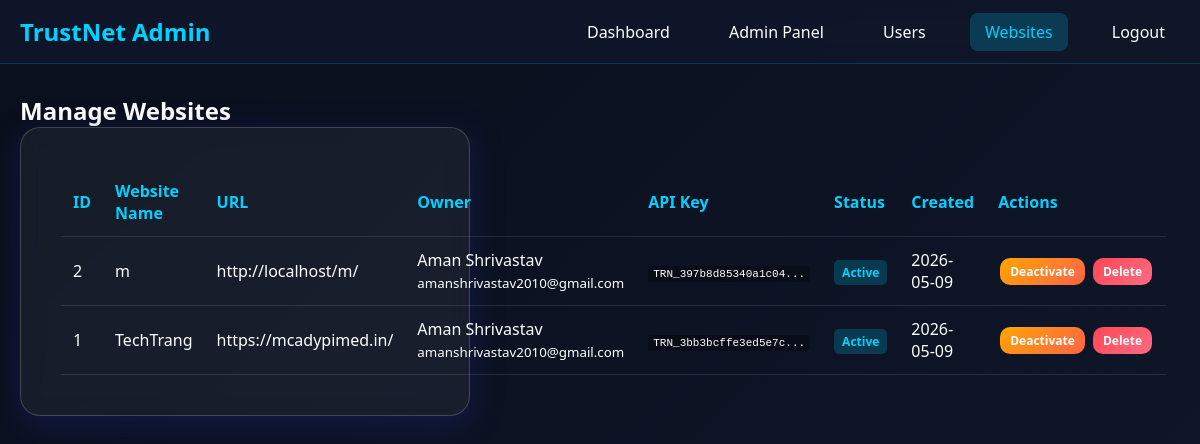
The page /admin/manage-websites.php (signed in) on the database its author committed.
### tables this page shows
CREATE TABLE `websites` (
  `id` int(11) NOT NULL,
  `user_id` int(11) NOT NULL,
  `website_name` varchar(255) NOT NULL,
  `website_url` varchar(255) NOT NULL,
  `api_key` varchar(100) NOT NULL,
  `secret_key` varchar(100) NOT NULL,
  `status` enum('active','inactive') DEFAULT 'active',
  `created_at` timestamp NOT NULL DEFAULT current_timestamp(),
  `total_visits` int(11) DEFAULT 0,
  `total_pageviews` int(11) DEFAULT 0,
  `last_activity` datetime DEFAULT NULL
);

CREATE TABLE `users` (
  `id` int(11) NOT NULL,
  `name` varchar(100) NOT NULL,
  `email` varchar(255) NOT NULL,
  `password` varchar(255) NOT NULL,
  `role` enum('admin','user') DEFAULT 'user',
  `email_verified` tinyint(1) DEFAULT 0,
  `otp_code` varchar(6) DEFAULT NULL,
  `otp_expires` datetime DEFAULT NULL,
  `created_at` timestamp NOT NULL DEFAULT current_timestamp()
);

### admin/manage-websites.php (the view, shortened to what this page needs)
<?php
require_once '../includes/functions.php';
$stmt = $pdo->query("SELECT w.*, u.name as owner_name, u.email as owner_email
                     FROM websites w
                     LEFT JOIN users u ON w.user_id = u.id
                     ORDER BY w.created_at DESC");
$websites = $stmt->fetchAll();
?>
<!DOCTYPE html>
<html lang="en">
<head>
    <link rel="stylesheet" href="../assets/css/style.css">
</head>
<body>
    <nav class="navbar">
        <div class="nav-container">
            <div class="nav-brand">TrustNet Admin</div>
            <div class="nav-menu">
                <a href="../dashboard.php">Dashboard</a>
                <a href="../admin-panel.php">Admin Panel</a>
                <a href="manage-users.php">Users</a>
                <a href="manage-websites.php" class="active">Websites</a>
                <a href="../logout.php">Logout</a>
            </div>
        </div>
    </nav>
    <div class="main-container">
        <h2>Manage Websites</h2>
        <div class="glass-card">
            <table class="admin-table">
                <thead>
                    <tr>
                        <th>ID</th>
                        <th>Website Name</th>
                        <th>URL</th>
                        <th>Owner</th>
                        <th>API Key</th>
                        <th>Status</th>
                        <th>Created</th>
                        <th>Actions</th>
                    </tr>
                </thead>
                <tbody>
                    <?php foreach ($websites as $website): ?>
                        <tr>
                            <td><?php echo $website['id']; ?></td>
                            <td><?php echo htmlspecialchars($website['website_name']); ?></td>
                            <td><?php echo htmlspecialchars($website['website_url']); ?></td>
                            <td>
                                <?php echo htmlspecialchars($website['owner_name']); ?><br>
                                <small><?php echo htmlspecialchars($website['owner_email']); ?></small>
                            </td>
                            <td><code><?php echo substr($website['api_key'], 0, 20); ?>...</code></td>
                            <td>
                                <span class="badge badge-<?php echo $website['status']; ?>">
                                    <?php echo ucfirst($website['status']); ?>
                                </span>
                            </td>
                            <td><?php echo date('Y-m-d', strtotime($website['created_at'])); ?></td>
                            <td class="action-buttons">
                                <?php if ($website['status'] == 'active'): ?>
                                    <a href="?action=deactivate&id=<?php echo $website['id']; ?>"
                                       class="btn btn-warning btn-sm">Deactivate</a>
                                <?php else: ?>
                                    <a href="?action=activate&id=<?php echo $website['id']; ?>"
                                       class="btn btn-primary btn-sm">Activate</a>
                                <?php endif; ?>
                                <a href="?action=delete&id=<?php echo $website['id']; ?>"
                                   class="btn btn-danger btn-sm"
                                   onclick="return confirm('Delete this website? All associated data will be lost.')">Delete</a>
                            </td>
                        </tr>
                    <?php endforeach; ?>
                </tbody>
            </table>
        </div>
    </div>
</body>
</html>

### assets/css/style.css (style rules this page uses)
:root { --primary: #00D1FF; --secondary: #7B61FF; --danger: #ff4757; --warning: #ffa502; --success: #2ed573; --dark-bg: #0A0F1C; --darker-bg: #0F172A; }
* { margin: 0; padding: 0; box-sizing: border-box; }
body { font-family: 'Segoe UI', Tahoma, Geneva, Verdana, sans-serif; background: linear-gradient(135deg, #0A0F1C 0%, #0F172A 100%); color: #ffffff; min-height: 100vh; }
.glass-card { background: rgba(255, 255, 255, 0.05); backdrop-filter: blur(10px); border-radius: 20px; padding: 40px; box-shadow: 0 8px 32px 0 rgba(31, 38, 135, 0.37); border: 1px solid rgba(255, 255, 255, 0.18); width: 100%; max-width: 450px; }
.btn { padding: 12px 30px; border: none; border-radius: 10px; font-size: 16px; font-weight: 600; cursor: pointer; transition: all 0.3s ease; text-decoration: none; display: inline-block; text-align: center; }
.btn-danger { background: linear-gradient(135deg, #ff4757, #ff6b81); color: white; }
.navbar { background: rgba(15, 23, 42, 0.95); backdrop-filter: blur(10px); padding: 15px 0; position: sticky; top: 0; z-index: 1000; border-bottom: 1px solid rgba(0, 209, 255, 0.2); }
.nav-container { max-width: 1200px; margin: 0 auto; padding: 0 20px; display: flex; justify-content: space-between; align-items: center; }
.nav-brand { font-size: 24px; font-weight: bold; color: #00D1FF; }
.nav-menu a { color: #ffffff; text-decoration: none; margin-left: 25px; padding: 8px 15px; border-radius: 8px; transition: all 0.3s ease; }
.nav-menu a:hover, .nav-menu a.active { background: rgba(0, 209, 255, 0.2); color: #00D1FF; }
.main-container { max-width: 1200px; margin: 30px auto; padding: 0 20px; }

### admin/manage-websites.php (style rules this page uses)
.admin-table { width: 100%; border-collapse: collapse; }
.admin-table th, .admin-table td { padding: 12px; text-align: left; border-bottom: 1px solid rgba(255, 255, 255, 0.1); }
.admin-table th { color: #00D1FF; font-weight: 600; }
.badge { padding: 4px 8px; border-radius: 5px; font-size: 12px; font-weight: 600; }
.badge-active { background: rgba(0, 209, 255, 0.2); color: #00D1FF; }
.btn-sm { padding: 5px 10px; font-size: 12px; margin: 0 2px; }
.btn-warning { background: linear-gradient(135deg, #ffa502, #ff6348); color: white; }
.action-buttons { white-space: nowrap; }
code { background: rgba(0, 0, 0, 0.3); padding: 2px 5px; border-radius: 3px; font-size: 11px; }

### rows shown on the page
websites: id "2", website_name "m", website_url "http://localhost/m/", user.name "Aman Shrivastav", user.email "amanshrivastav2010@gmail.com", api_key "TRN_397b8d85340a1c04", status "Active", created_at "2026-05-09"
websites: id "1", website_name "TechTrang", website_url "https://mcadypimed.in/", user.name "Aman Shrivastav", user.email "amanshrivastav2010@gmail.com", api_key "TRN_3bb3bcffe3ed5e7c", status "Active", created_at "2026-05-09"
